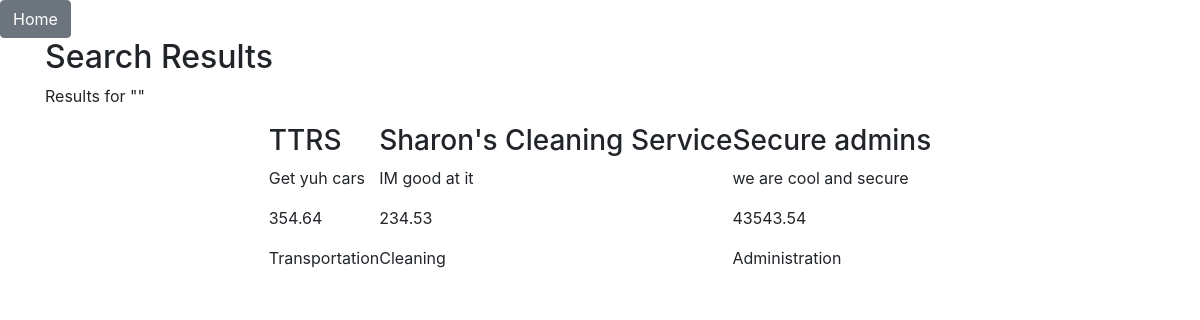
/search/, run on an earlier commit of the app's database.
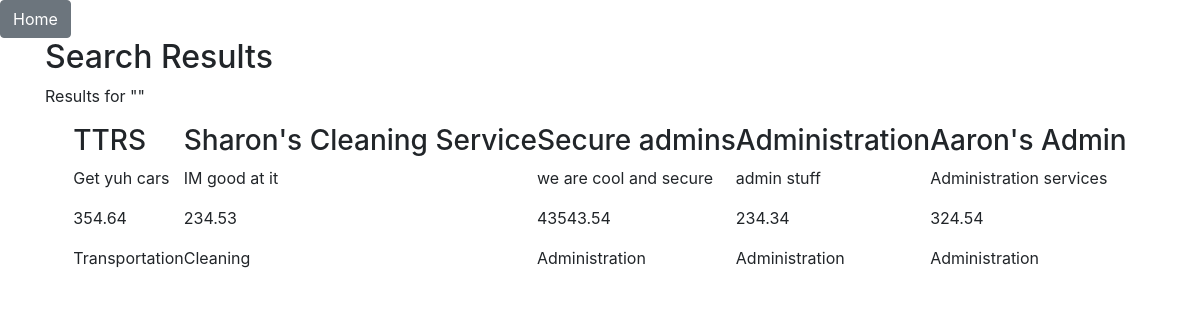
And on a later commit of the database.
### searchResults/models.py (models this page shows, shortened)
class Job(models.Model):
    title = models.CharField(max_length=255)
    description = models.TextField()
    price = models.DecimalField(max_digits=10, decimal_places=2)
    category = models.ForeignKey(JobCategory, on_delete=models.SET_NULL, null=True, blank=True)

class JobCategory(models.Model):
    name = models.CharField(max_length=255)
    def __str__(self):
        return self.name

### searchResults/views.py (the view)
# urls.py: path('search/', search_results.search_jobs, name = 'search_jobs'),
def search_jobs(request):
    search_term = request.GET.get('search')
    if search_term is None:
        search_term = ''
        print("File:\n" + __file__ + "\n(LOG): User didn't search for anything")
    else:
        print("File:\n" + __file__ + "\n(LOG): User searched for", search_term, "")
    category_name = request.GET.get('category')
    if category_name == '':
        category_name = ""
        print("File:\n" + __file__ + "\n(LOG): Category not chosen ")
    category = None
    if category_name:
        category = JobCategory.objects.filter(name__iexact=category_name).first()
    jobs = Job.objects.filter(Q(title__icontains=search_term) | Q(description__icontains=search_term))
    if category:
        jobs = jobs.filter(category=category)
    did_you_mean = None
    corrected_term = None
    if not jobs:
        title_matches = process.extract(search_term, [job.title for job in Job.objects.all()], limit=1, scorer=fuzzywuzzy.fuzz.token_sort_ratio)
        if title_matches:
            did_you_mean = "Did you mean?"
            corrected_term = title_matches[0][0]
    else:
        corrected_term = search_term
    categories = JobCategory.objects.all()
    context = {
        'jobs': jobs,
        'search_term': search_term,
        'did_you_mean': did_you_mean,
        'corrected_term': corrected_term,
        'categories': categories,
        'category_name': category_name
    }
    print("\nFile:\n" + __file__ + "\n(LOG): Category:", category_name, "\n")
    return render(request, 'searchResults/search_results.html', context)

### templates/searchResults/search_results.html (shortened to what this page needs)
<html lang="en">
    <head>
        <link rel="stylesheet" href="https://maxcdn.bootstrapcdn.com/bootstrap/4.5.0/css/bootstrap.min.css">
        {% load static %}
        {% block head %}
        <link rel="stylesheet" href="{% static 'css/searchResults/search_results.css' %}">
        {% endblock %}
</head>
<body>
    <a href="{% url 'home_page' %}" class="btn btn-secondary">Home</a>
            <div class="container">
                <div class="row">
                    <div class="col-md-12">
                        <h2>Search Results</h2>
                    {% if jobs %}
                        <p>Results for "{{ search_term }}"</p>
                            <div class="job-list">
                                {% for job in jobs %}
                                    <div class="job-card">
                                        <h3>{{ job.title }}</h3>
                                        <p>{{ job.description }}</p>
                                        <p>{{ job.price }}</p>
                                        <p>{{ job.category }}</p>
                                    </div>
                                {% endfor %}
                            </div>
                    {% endif %}
                                </div>
                            </div>
                        </div>
</body>
</html>

### static/css/searchResults/search_results.css (style rules this page uses)
div.job-list { display: flex; flex-wrap: wrap; justify-content: space-between; }
div.job-list { flex-direction: row; align-items: center; justify-content: center; }

What changed in the data, as far as the page shows it:
added Job: title "Administration", description "admin stuff", price "234.34", category "Administration"
added Job: title "Aaron's Admin", description "Administration services", price "324.54", category "Administration"
